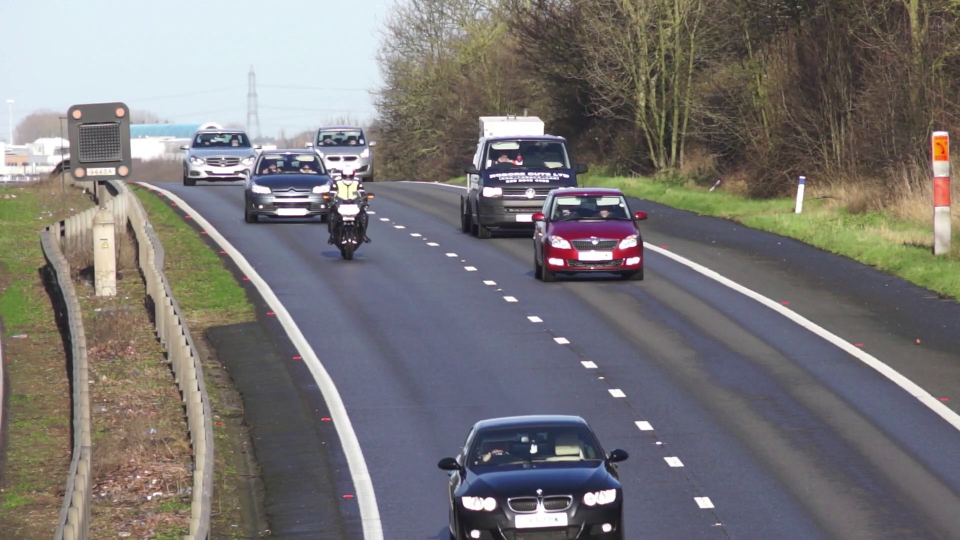
#> input picture Smart Industry/College 9/images_highway/frame1003.jpg, 1920 x 1080 px (shown at 1/2 size); its folder holds 4 pictures in this run
$ jupyter execute --allow-errors Werkcollege_9.ipynb   (shell and % lines are left out)
#> lines starting #> are read from the running program, lines starting #| are printed output that depends on the picture; after the words box and inside, x2 and y2 are one past the last pixel; in counts of white or black regions, pixels touching at a corner belong together
#> further down, frame1_bgr is the input picture: shape (1080, 1920, 3); mean B, G, R 118.2, 118.4, 121.4
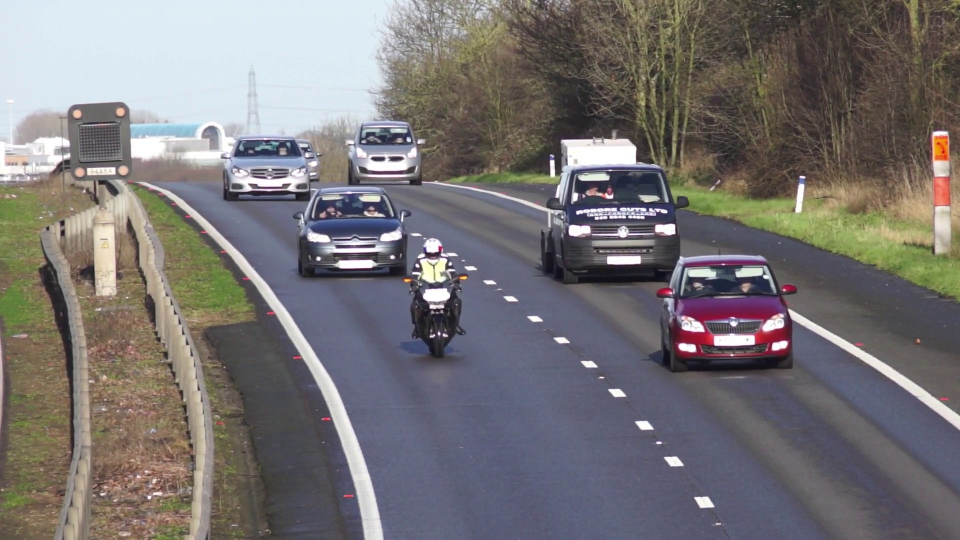
#> input picture Smart Industry/College 9/images_highway/frame1039.jpg, 1920 x 1080 px (shown at 1/2 size)
#> further down, frame2_bgr is the input picture: shape (1080, 1920, 3); mean B, G, R 116.4, 115.8, 119.5
### Smart Industry/College 9/motion_detection_utils.py
import numpy as np
import cv2
from PIL import Image
import glob
import os

def get_contour_detections(mask, thresh=400):
    """ Obtains initial proposed detections from contours discoverd on the mask.
        Scores are taken as the bbox area, larger is higher.
        Inputs:
            mask - thresholded image mask
            thresh - threshold for contour size
        Outputs:
            detectons - array of proposed detection bounding boxes and scores [[x1,y1,x2,y2,s]]
        """
    # get mask contours
    contours, _ = cv2.findContours(mask,
                                   cv2.RETR_EXTERNAL, # cv2.RETR_TREE,
                                   cv2.CHAIN_APPROX_TC89_L1)
    detections = []
    for cnt in contours:
        x,y,w,h = cv2.boundingRect(cnt)
        area = w*h
        if area > thresh: # hyperparameter
            detections.append([x,y,x+w,y+h, area])

    return np.array(detections)

# [48 lines left out: functions compute_iou, get_inter_area, not called in this run]

def remove_contained_bboxes(boxes):
    """ Removes all smaller boxes that are contained within larger boxes.
        Requires bboxes to be soirted by area (score)
        Inputs:
            boxes - array bounding boxes sorted (descending) by area
                    [[x1,y1,x2,y2]]
        Outputs:
            keep - indexes of bounding boxes that are not entirely contained
                   in another box
        """
    check_array = np.array([True, True, False, False])
    keep = list(range(0, len(boxes)))
    for i in keep: # range(0, len(bboxes)):
        for j in range(0, len(boxes)):
            # check if box j is completely contained in box i
            if np.all((np.array(boxes[j]) >= np.array(boxes[i])) == check_array):
                try:
                    keep.remove(j)
                except ValueError:
                    continue
    return keep


def non_max_suppression(boxes, scores, threshold=1e-1):
    """
    Perform non-max suppression on a set of bounding boxes and corresponding scores.
    Inputs:
        boxes: a list of bounding boxes in the format [xmin, ymin, xmax, ymax]
        scores: a list of corresponding scores
        threshold: the IoU (intersection-over-union) threshold for merging bounding boxes
    Outputs:
        boxes - non-max suppressed boxes
    """
    # Sort the boxes by score in descending order
    boxes = boxes[np.argsort(scores)[::-1]]

    # remove all contained bounding boxes and get ordered index
    order = remove_contained_bboxes(boxes)

    keep = []
    while order:
        i = order.pop(0)
        keep.append(i)
        for j in order:
            # Calculate the IoU between the two boxes
            intersection = max(0, min(boxes[i][2], boxes[j][2]) - max(boxes[i][0], boxes[j][0])) * \
                           max(0, min(boxes[i][3], boxes[j][3]) - max(boxes[i][1], boxes[j][1]))
            union = (boxes[i][2] - boxes[i][0]) * (boxes[i][3] - boxes[i][1]) + \
                    (boxes[j][2] - boxes[j][0]) * (boxes[j][3] - boxes[j][1]) - intersection
            iou = intersection / union

            # Remove boxes with IoU greater than the threshold
            if iou > threshold:
                order.remove(j)

    return boxes[keep]

def get_mask(frame1, frame2, kernel=np.array((9,9), dtype=np.uint8)):
    """ Obtains image mask
        Inputs:
            frame1 - Grayscale frame at time t
            frame2 - Grayscale frame at time t + 1
            kernel - (NxN) array for Morphological Operations
        Outputs:
            mask - Thresholded mask for moving pixels
        """
    frame_diff = cv2.subtract(frame2, frame1)

    # blur the frame difference
    frame_diff = cv2.medianBlur(frame_diff, 3)

    mask = cv2.adaptiveThreshold(frame_diff, 255, cv2.ADAPTIVE_THRESH_GAUSSIAN_C,\
                cv2.THRESH_BINARY_INV, 11, 3)

    mask = cv2.medianBlur(mask, 3)

    # morphological operations
    mask = cv2.morphologyEx(mask, cv2.MORPH_CLOSE, kernel, iterations=1)

    return mask

# [24 lines left out: function get_detections, not called in this run]

def get_detections_bgr(backSub, frame, bbox_thresh=100, nms_thresh=0.1, kernel=np.array((9,9), dtype=np.uint8)):
    """ Main function to get detections via Frame Differencing
        Inputs:
            backSub - Background Subtraction Model
            frame - Current BGR Frame
            bbox_thresh - Minimum threshold area for declaring a bounding box
            nms_thresh - IOU threshold for computing Non-Maximal Supression
            kernel - kernel for morphological operations on motion mask
        Outputs:
            detections - list with bounding box locations of all detections
                bounding boxes are in the form of: (xmin, ymin, xmax, ymax)
        """
    # Update Background Model and get foreground mask
    fg_mask = backSub.apply(frame)

    # get clean motion mask
    motion_mask = get_motion_mask(fg_mask, kernel=kernel)

    # get initially proposed detections from contours
    detections = get_contour_detections(motion_mask, bbox_thresh)

    # separate bboxes and scores
    bboxes = detections[:, :4]
    scores = detections[:, -1]

    # perform Non-Maximal Supression on initial detections
    return non_max_suppression(bboxes, scores, nms_thresh)

def draw_bboxes(frame, detections):
    for det in detections:
        x1,y1,x2,y2 = det
        cv2.rectangle(frame, (x1,y1), (x2,y2), (0,255,0), 3)


# [16 lines left out: function create_gif_from_images, not called in this run]

def get_motion_mask(flow_mag, motion_thresh=1, kernel=np.ones((7,7))):
    """ Obtains Detection Mask from Optical Flow Magnitude
        Inputs:
            flow_mag (array) Optical Flow magnitude
            motion_thresh - thresold to determine motion
            kernel - kernal for Morphological Operations
        Outputs:
            motion_mask - Binray Motion Mask
        """
    motion_mask = np.uint8(flow_mag > motion_thresh)*255

    motion_mask = cv2.erode(motion_mask, kernel, iterations=1)
    motion_mask = cv2.morphologyEx(motion_mask, cv2.MORPH_OPEN, kernel, iterations=1)
    motion_mask = cv2.morphologyEx(motion_mask, cv2.MORPH_CLOSE, kernel, iterations=3)

    return motion_mask

def compute_flow(frame1, frame2):
    # convert to grayscale
    gray1 = cv2.cvtColor(frame1, cv2.COLOR_BGR2GRAY)
    gray2 = cv2.cvtColor(frame2, cv2.COLOR_BGR2GRAY)

    # blurr image
    gray1 = cv2.GaussianBlur(gray1, dst=None, ksize=(3,3), sigmaX=5)
    gray2 = cv2.GaussianBlur(gray2, dst=None, ksize=(3,3), sigmaX=5)

    flow = cv2.calcOpticalFlowFarneback(gray1, gray2, None,
                                        pyr_scale=0.75,
                                        levels=3,
                                        winsize=5,
                                        iterations=3,
                                        poly_n=10,
                                        poly_sigma=1.2,
                                        flags=0)
    return flow


def get_flow_viz(flow):
    """ Obtains BGR image to Visualize the Optical Flow
        """
    hsv = np.zeros((flow.shape[0], flow.shape[1], 3), dtype=np.uint8)
    hsv[..., 1] = 255

    mag, ang = cv2.cartToPolar(flow[..., 0], flow[..., 1])
    hsv[..., 0] = ang*180/np.pi/2
    hsv[..., 2] = cv2.normalize(mag, None, 0, 255, cv2.NORM_MINMAX)
    rgb = cv2.cvtColor(hsv, cv2.COLOR_HSV2RGB)

    return rgb

### Smart Industry/College 9/Werkcollege_9.ipynb
# Werkcollege 9 - Robotarm team 2

[cell 1]
import os
from glob import glob
import re
import numpy as np
import cv2
import matplotlib.pyplot as plt
from PIL import Image
from IPython.display import Video

from motion_detection_utils import *

[cell 2]
# data_path = 'images'
data_path = 'images_highway'
image_paths = []
for image_name in os.listdir(data_path):
    if '.jpg' in image_name:
        image_paths.append(f'{data_path}/{image_name}')

## Motion Mask - Optical Flow

[cell 3]
video_frames = []

# get variable motion thresh based on prior knowledge of camera position
motion_thresh = np.c_[np.linspace(0.3, 1, 1080)].repeat(1920, axis=-1)
kernel = np.ones((7,7), dtype=np.uint8)

#> (the rest of this cell did not finish here and is left out)

#> in compute_flow, `gray1 = cv2.cvtColor(frame1, cv2.COLOR_BGR2GRAY)`:
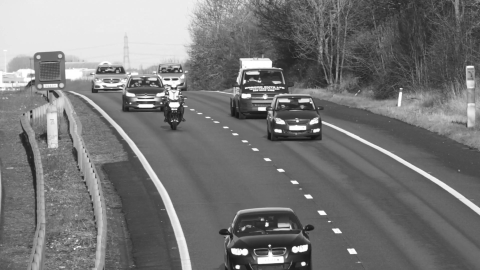
#> gray1: shape (1080, 1920) (shown at 1/4 size); min 17, max 255, mean 119.2
#> in compute_flow, `gray2 = cv2.cvtColor(frame2, cv2.COLOR_BGR2GRAY)`:
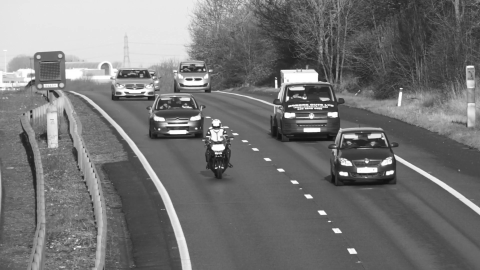
#> gray2: shape (1080, 1920) (shown at 1/4 size); min 10, max 255, mean 117
#> `mag, ang = cv2.cartToPolar(flow[..., 0], flow[..., 1])`:
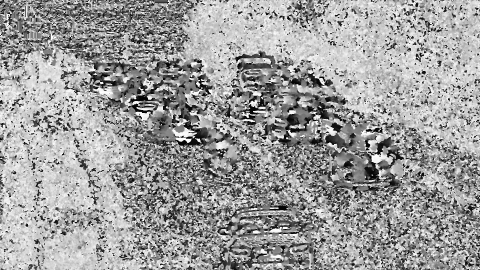
#> ang: shape (1080, 1920) float32 (shown at 1/4 size); min 6.31e-17, max 6.28, mean 3.88; drawn with min black and max white

    # separate into magntiude and angle
    mag, ang = cv2.cartToPolar(flow[..., 0], flow[..., 1])

    rgb = get_flow_viz(flow)
#> in get_flow_viz, `hsv[..., 2] = cv2.normalize(mag, None, 0, 255, cv2.NORM_MINMAX)`:
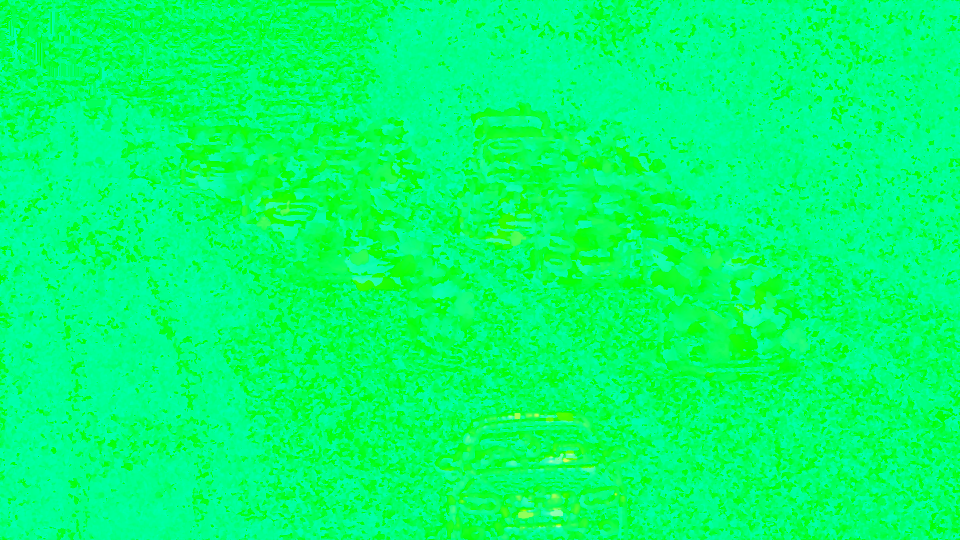
#> hsv: shape (1080, 1920, 3) (shown at 1/2 size); mean of channels 0, 1, 2 110.8, 255, 1.7; drawn as B, G, R
    motion_thresh = np.c_[np.linspace(1e-6, 3e-2, 1080)].repeat(1920, axis=-1)
    mask = get_motion_mask(mag/mag.max(), motion_thresh=motion_thresh)
#> in get_motion_mask, `motion_mask = np.uint8(flow_mag > motion_thresh)*255`:
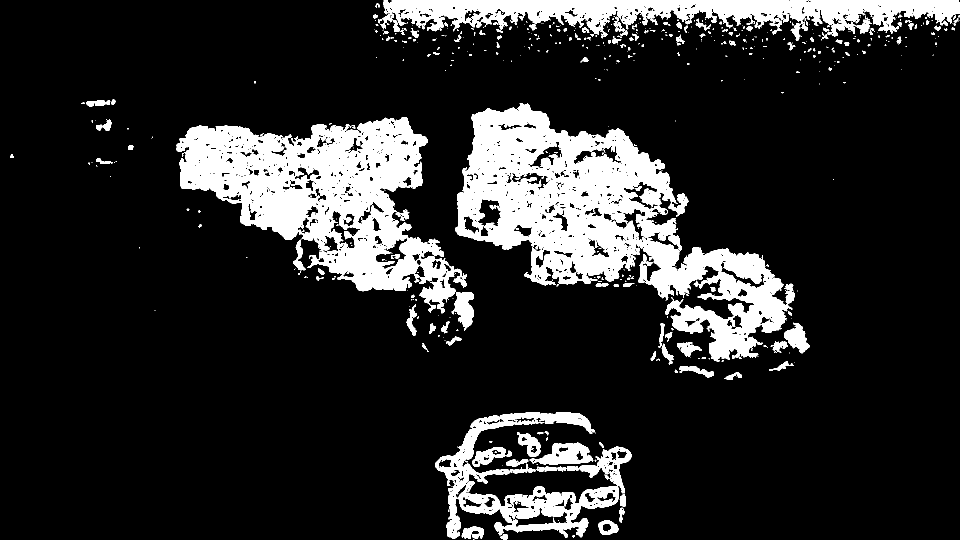
#> motion_mask: shape (1080, 1920) (shown at 1/2 size); 15.5% white; 630 white regions (451 under 20 px), largest, box (x1, y1, x2, y2) and area: (910, 206, 1590, 723) 123954, (353, 234, 934, 627) 97055, (766, 0, 1920, 77) 44763

    # save image for GIF
    fig = plt.figure(figsize=(15, 7))
    plt.imshow(mask)
    plt.axis('off')
    # fig.savefig(f"motion_mask_of/frame_{idx}.png")
    plt.close()

    # OPTIONAL append to list for video
    video_frames.append(mask)

[cell 4]
fourcc = cv2.VideoWriter_fourcc(*'avc1')
out = cv2.VideoWriter('optical_flow_highway.mp4', fourcc, 25, (1920, 1080))

for img in video_frames:
    out.write(img)

out.release()
del out

[cell 5]
Video("optical_flow_highway.mp4", embed=True, width=800)

## Motion Mask - Frame Differencing

[cell 6]
video_frames = []

# get variable motion thresh based on prior knowledge of camera position
motion_thresh = np.c_[np.linspace(0.3, 1, 1080)].repeat(1920, axis=-1)
kernel = np.ones((7,7), dtype=np.uint8)

#> (the rest of this cell did not finish here and is left out)

#> in get_mask, `frame_diff = cv2.subtract(frame2, frame1)`:
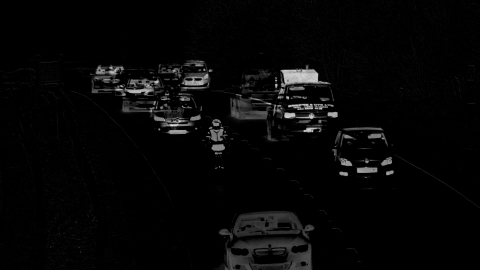
#> frame_diff: shape (1080, 1920) (shown at 1/4 size); min 0, max 228, mean 6.5
#> in get_mask, `mask = cv2.morphologyEx(mask, cv2.MORPH_CLOSE, kernel, iterations=1)`:
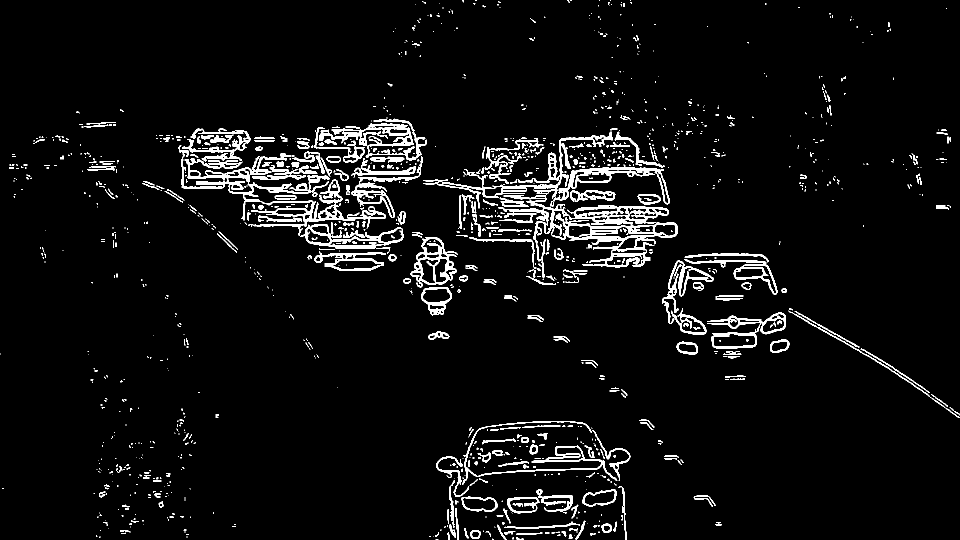
#> mask: shape (1080, 1920) (shown at 1/2 size); 5% white; 1298 white regions (919 under 20 px), largest, box (x1, y1, x2, y2) and area: (363, 306, 807, 498) 13063, (996, 390, 1356, 555) 11764, (847, 263, 1225, 417) 4829

    # save image for GIF
    fig = plt.figure(figsize=(15, 7))
    plt.imshow(mask)
    plt.axis('off')
    # fig.savefig(f"motion_mask_of/frame_{idx}.png")
    plt.close()

    # OPTIONAL append to list for video
    video_frames.append(mask)

[cell 7]
fourcc = cv2.VideoWriter_fourcc(*'avc1')
out = cv2.VideoWriter('frame_differencing_highway.mp4', fourcc, 25, (1920, 1080))

for img in video_frames:
    out.write(img)

out.release()
del out

[cell 8]
Video("frame_differencing_highway.mp4", embed=True, width=800)

# Verschil tussen Optical Flow & Frame Differencing

## Frame Differencing:
* Verschil tussen 2 frames
* Speckles (Noise van afbeelding of camera beweging)
* Threshold
* Schaduw

## Optical Flow:
* Verschil tussen 2 frames
* Motion Vectors (Hoe bewegen de pixels?)
* Vector field (Snelheid en richting van de pixels)

# Background Subtraction

[cell 9]
video_frames = []

kernel=np.array((9,9), dtype=np.uint8)

sub_type = 'KNN' # 'MOG2' # 'KNN'
if sub_type == "MOG2":
    backSub = cv2.createBackgroundSubtractorMOG2(varThreshold=16, detectShadows=True)
    backSub.setShadowThreshold(0.5)
else:
    backSub = cv2.createBackgroundSubtractorKNN(dist2Threshold=1000, detectShadows=True)

#> (the rest of this cell did not finish here and is left out)

#> in get_contour_detections, `contours, _ = cv2.findContours(mask, cv2.RETR_EXTERNAL,`: contours = [[[0, 0], [0, 1079], [1919, 1079], [1919, 0]]]
#> the loop in get_contour_detections, `for cnt in contours:` made 1 pass
#> (cnt, x, y, w, h, area) on pass 1: ([[0, 0], [0, 1079], [1919, 1079], [1919, 0]], 0, 0, 1920, 1080, 2073600)
#> after the loop in get_contour_detections, `for cnt in contours:`: detections = [[0, 0, 1920, 1080, 2073600]]
#> in get_detections_bgr, `bboxes = detections[:, :4]`: bboxes = [[0, 0, 1920, 1080]]
#> in get_detections_bgr, `scores = detections[:, -1]`: scores = [2073600]
#> in non_max_suppression, `boxes = boxes[np.argsort(scores)[::-1]]`: boxes = [[0, 0, 1920, 1080]]
#> in remove_contained_bboxes, `keep = list(range(0, len(boxes)))`: keep = [0]
#> the loop in remove_contained_bboxes, `for i in keep:` made 1 pass
#> the loop in non_max_suppression, `while order:` made 1 pass
#> after the loop in non_max_suppression, `while order:`: order = []
#> `detections = get_detections_bgr(backSub, frame_bgr,`: detections = [[0, 0, 1920, 1080]]

    # draw bounding boxes on frame
    draw_bboxes(frame_bgr, detections)
#> the loop in draw_bboxes, `for det in detections:` made 1 pass
#> after the loop in draw_bboxes, `for det in detections:`:
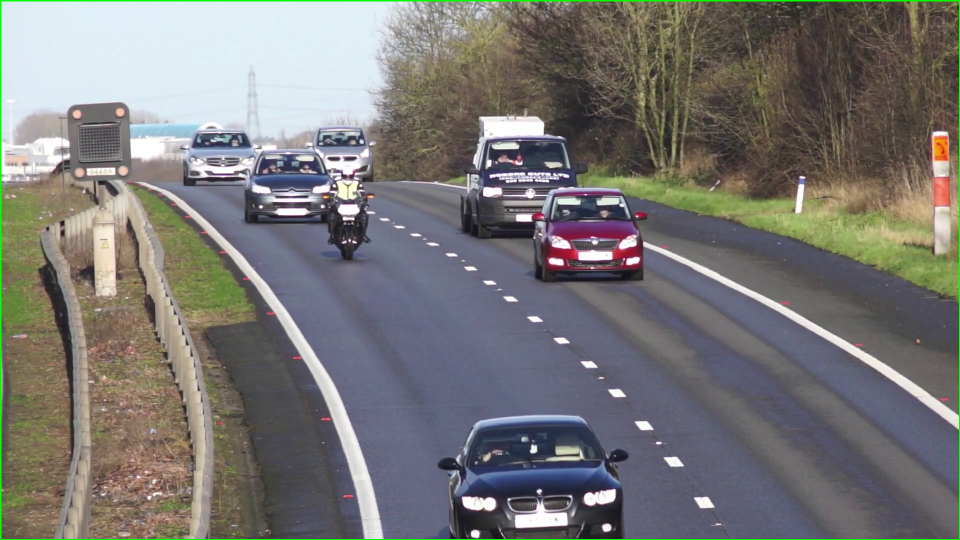
#> frame: shape (1080, 1920, 3) (shown at 1/2 size); 0.72% of pixels changed, all inside (x1, y1, x2, y2) = (0, 0, 1920, 1080)

    # save image for GIF
    fig = plt.figure(figsize=(15, 7))
    plt.imshow(frame_bgr)
    plt.axis('off')
    # fig.savefig(f"temp/frame_{idx}.png")
    plt.close()

    # OPTIONAL append to list for video
    video_frames.append(frame_bgr)

[cell 10]
knn_background = backSub.getBackgroundImage()
plt.figure(figsize=(15, 7))
#> (this line was passed over: IPython is not available in this run)

plt.imshow(knn_background)
#> (this line was passed over: IPython is not available in this run)
plt.title(f"KNN Background Model")
#> (this line was passed over: IPython is not available in this run)
plt.show()
